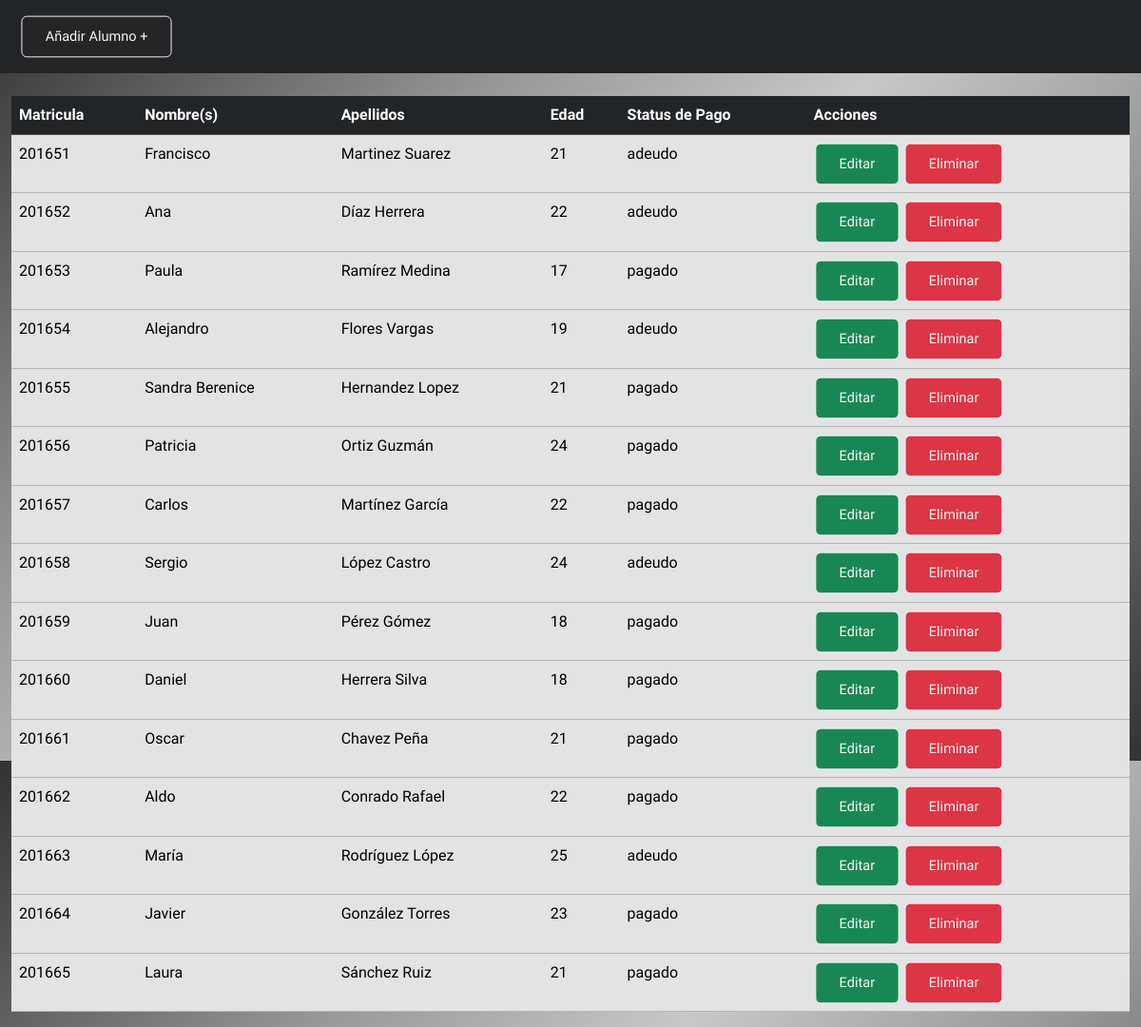
The page /views/admin/crud-alumnos.php on the database its author committed.
### tables this page shows
CREATE TABLE IF NOT EXISTS `alumnos` (
  `id_alumno` INT(11) NOT NULL AUTO_INCREMENT,
  `nombres` VARCHAR(120) NOT NULL,
  `apellidos` VARCHAR(120) NOT NULL,
  `edad` INT(11) NOT NULL,
  `status` ENUM('pagado', 'adeudo') NOT NULL,
  PRIMARY KEY (`id_alumno`));

### views/admin/crud-alumnos.php (the view, shortened to what this page needs)
<?php
    include('/xampp/htdocs/escuela/config/conexion_PDO.php');
    $stm = $conexion->prepare("SELECT * FROM alumnos");
    $stm->execute();
    $alumnos = $stm->fetchAll(PDO::FETCH_ASSOC);
?>
<!DOCTYPE html>
<html lang="en">
<head>
    <link href="https://cdn.jsdelivr.net/npm/bootstrap@5.3.2/dist/css/bootstrap.min.css" rel="stylesheet">
    <link rel="stylesheet" href="../css/styles-admin.css">
    <link rel="stylesheet" href="https://cdn.jsdelivr.net/npm/bootstrap-icons@1.11.2/font/bootstrap-icons.min.css">
</head>
<body>
    <div class="navbar navbar-expand navbar-dark bg-dark text-center mb-4 sticky-top">
        <div class="container m-2">
            <button type="button" class="btn btn-outline-secondary" data-toggle="modal" data-target="#create">
                Añadir Alumno +
            </button>
        </div>
    </div>
    <div class="table-responsive mt-4 container-fluid fw-light">
        <table class="table table-primary">
            <thead class="table table-dark">
                <tr>
                    <th scope="col">Matricula</th>
                    <th scope="col">Nombre(s)</th>
                    <th scope="col">Apellidos</th>
                    <th scope="col">Edad</th>
                    <th scope="col">Status de Pago</th>
                    <th scope="col">Acciones</th>
                </tr>
            </thead>
            <tbody class="table-secondary">
                <?php foreach($alumnos as $alumno){?>
                <tr class="">
                    <td scope="row"><?php echo $alumno['id_alumno']; ?></td>
                    <td> <?php echo $alumno['nombres'];?></td>
                    <td> <?php echo $alumno['apellidos'];?></td>
                    <td><?php echo $alumno['edad'];?></td>
                    <td><?php echo $alumno['status'];?></td>
                    <td>
                        <a href="./update/editar-alumno.php?id_alumno=<?php echo $alumno['id_alumno']; ?>" class="edit-reg btn btn-outline-success bg-success">Editar</a>
                        <a href="crud-alumnos.php?id_alumno=<?php echo $alumno['id_alumno']; ?>" class="delete-reg btn btn-outline-danger bg-danger">Eliminar</a>
                    </td>
                </tr>
                <?Php }?>
            </tbody>
        </table>
    </div>
</body>
</html>

### views/css/styles-admin.css (style rules this page uses)
html { margin: 0; padding: 0; box-sizing: border-box; }
body { height: 100vh; background: linear-gradient( 135deg, rgba(50,50,50,1) 0%, rgba(150,150,150,1) 30%, rgba(200,200,200,1) 50%, rgba(150,150,150,1) 70%, rgba(50,50,50,1) 100%); color: whitesmoke; font-family: 'Ubuntu', sans-serif; }

### views/admin/crud-alumnos.php (style rules this page uses)
.btn { padding: 10px 25px; border: 1px solid whitesmoke; background-color: rgb(37, 37, 39); color: whitesmoke; font-size: 15px; cursor: pointer; transform: scale(.97); transition: .5s; }

### rows shown on the page
alumnos: id_alumno "201651", nombres "Francisco", apellidos "Martinez Suarez", edad "21", status "adeudo"
alumnos: id_alumno "201652", nombres "Ana", apellidos "Díaz Herrera", edad "22", status "adeudo"
alumnos: id_alumno "201653", nombres "Paula", apellidos "Ramírez Medina", edad "17", status "pagado"
alumnos: id_alumno "201654", nombres "Alejandro", apellidos "Flores Vargas", edad "19", status "adeudo"
alumnos: id_alumno "201655", nombres "Sandra Berenice", apellidos "Hernandez Lopez", edad "21", status "pagado"
alumnos: id_alumno "201656", nombres "Patricia", apellidos "Ortiz Guzmán", edad "24", status "pagado"
alumnos: id_alumno "201657", nombres "Carlos", apellidos "Martínez García", edad "22", status "pagado"
alumnos: id_alumno "201658", nombres "Sergio", apellidos "López Castro", edad "24", status "adeudo"
alumnos: id_alumno "201659", nombres "Juan", apellidos "Pérez Gómez", edad "18", status "pagado"
alumnos: id_alumno "201660", nombres "Daniel", apellidos "Herrera Silva", edad "18", status "pagado"
alumnos: id_alumno "201661", nombres "Oscar", apellidos "Chavez Peña", edad "21", status "pagado"
alumnos: id_alumno "201662", nombres "Aldo", apellidos "Conrado Rafael", edad "22", status "pagado"
alumnos: id_alumno "201663", nombres "María", apellidos "Rodríguez López", edad "25", status "adeudo"
alumnos: id_alumno "201664", nombres "Javier", apellidos "González Torres", edad "23", status "pagado"
alumnos: id_alumno "201665", nombres "Laura", apellidos "Sánchez Ruiz", edad "21", status "pagado"
